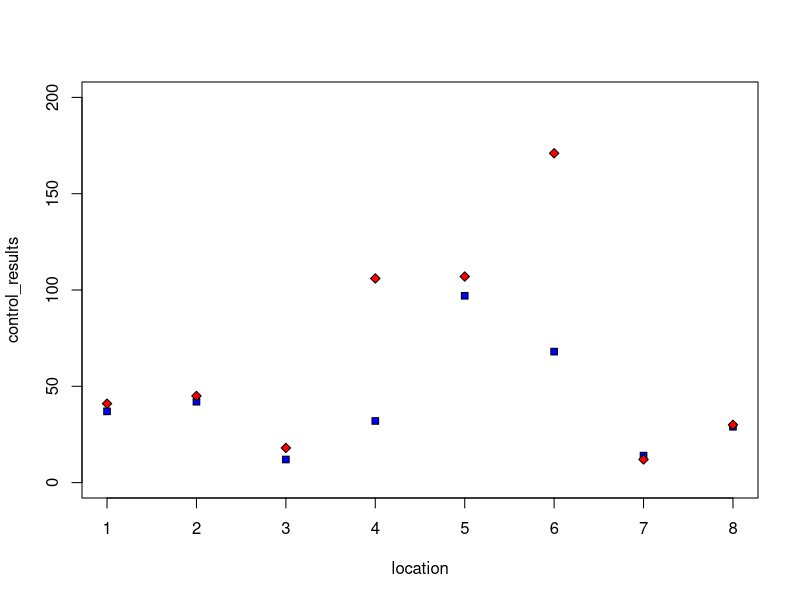
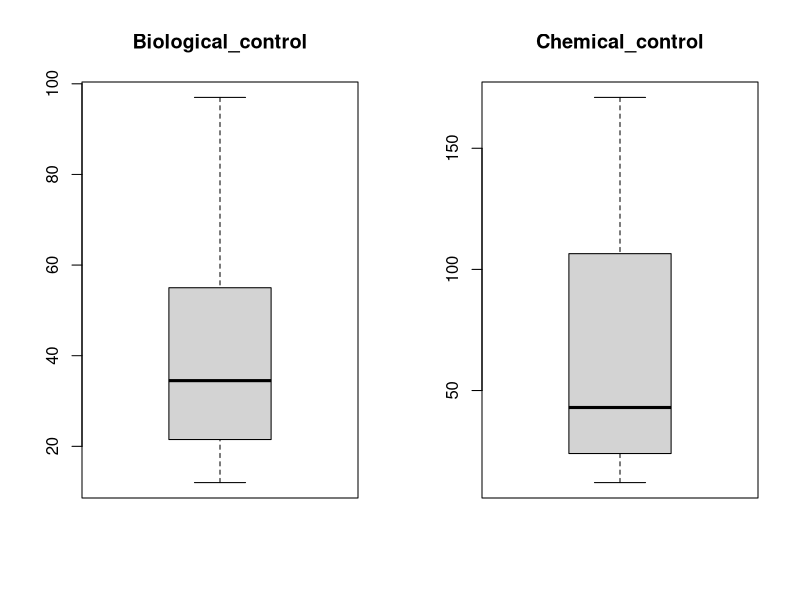

The R source for these figures, in order:
par(mfrow=c(1,1))
location<-c(1,2,3,4,5,6,7,8)
Biological_control<-c(37,42,12,32,97,68,14,29)
Chemical_control<-c(41,45,18,106,107,171,12,30)
plot(location,Biological_control,ylim=c(0,200),pch=22,bg="blue",xlab = "location", ylab = "control_results")
par(new=T)
plot(location,Chemical_control,ylim=c(0,200),pch=23,bg="red",axes = FALSE,xlab = "", ylab = "")

par(mfrow=c(1,2))
Biological_control<-c(37,42,12,32,97,68,14,29)
Chemical_control<-c(41,45,18,106,107,171,12,30)
median(Biological_control)
mean(Biological_control)
sd(Biological_control)
median(Chemical_control)
mean(Chemical_control)
sd(Chemical_control)
boxplot(Biological_control,main='Biological_control')
boxplot(Chemical_control,main='Chemical_control')